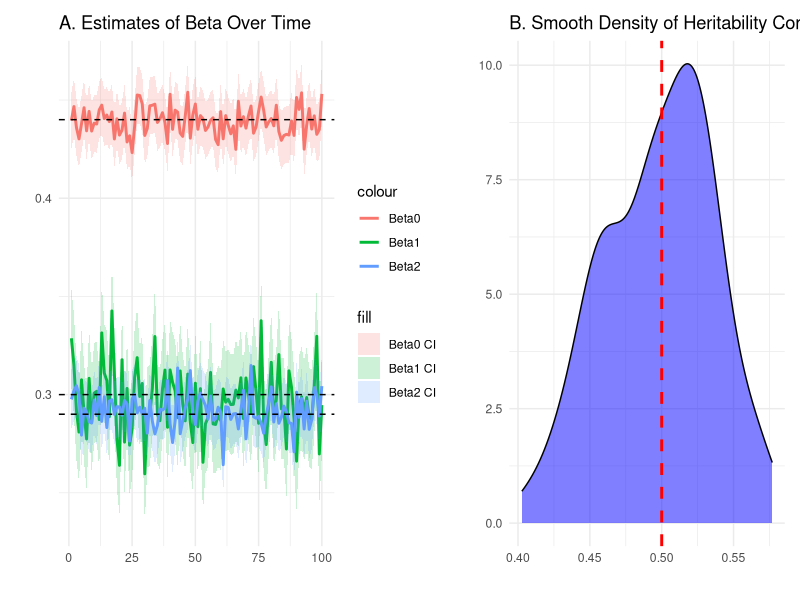

Here is the R script that generated this plot:
# Set parameters
set.seed(1)  # For reproducibility
n_families <- 10000  # Number of families
n_parents <- 2       # twin parents
beta <- 0.3          # Coefficient for education transmission
alpha <- 0.2         # Coefficient for social factors
phi3_sq <- 0.3          # Contribution of Unique experiences
phi2_sq <- 0.2          # Contribution of Common family influence
phi1_sq <- 1-phi3_sq-phi2_sq # Contribution of Heritability

ntime <- 100 # time of reproducibility

# Store results for 100 runs
results <- data.frame(beta0 = numeric(ntime), beta0_lower = numeric(ntime), beta0_upper = numeric(ntime),
                      beta1 = numeric(ntime), beta1_lower = numeric(ntime), beta1_upper = numeric(ntime),
                      beta2 = numeric(ntime), beta2_lower = numeric(ntime), beta2_upper = numeric(ntime))
                      

# Run the simulation
for (i in 1:ntime) {
  
  # Simulate data
  n <- n_families * n_parents
  family_ids <- rep(1:n_families, each = n_parents)
  Z1 <- rnorm(n)  # Social factors
  Z2 <- rnorm(n)  # Social factors
  H1 <- rnorm(n_families)  # Heritability
  H2 <- rnorm(n)          # Heritability
  C <- rnorm(n_families)  # Common family influence
  E <- rnorm(n)           # Unique experiences
  e1 <- rnorm(n)                 # Individual-level noise
  e2 <- rnorm(n)                 # Individual-level noise
  
  X <- sqrt(phi1_sq)*H1[family_ids] + sqrt(phi2_sq)*C[family_ids] + sqrt(phi3_sq)*E  # Parent education outcome
  
  Y1 <- beta * (sqrt(phi1_sq)*H1[family_ids] +  sqrt(phi3_sq)*E) +
                alpha * Z1 + sqrt(phi2_sq)*C[family_ids] + e1  # Biological child outcome
  Y2 <- beta * (sqrt(phi1_sq)*H2 + sqrt(phi3_sq)*E) +
                alpha * Z2 + sqrt(phi2_sq)*C[family_ids] + e2 # Adopted child outcome
  
  # OLS model
  biog <- lm(Y1 ~ X + Z1)
  beta0 <- coef(biog)["X"]
  se0 <- summary(biog)$coefficients["X", "Std. Error"]  # Standard error for beta2
  ci0_lower <- beta0 - 1.96 * se0  # Lower bound of CI
  ci0_upper <- beta0 + 1.96 * se0  # Upper bound of CI
 
  # Twin-parent model
  X_centered <- X - ave(X, family_ids)
  Z1_centered <- Z1 - ave(Z1, family_ids)
  Y1_centered <- Y1 - ave(Y1, family_ids)
  
  twin <- lm(Y1_centered ~ X_centered + Z1_centered)
  beta1 <- coef(twin)["X_centered"]
  se1 <- summary(twin)$coefficients["X_centered", "Std. Error"]  # Standard error for beta1
  ci1_lower <- beta1 - 1.96 * se1  # Lower bound of CI
  ci1_upper <- beta1 + 1.96 * se1  # Upper bound of CI
  
  # Adoption model
  adopt <- lm(Y2 ~ X + Z2)
  beta2 <- coef(adopt)["X"]
  se2 <- summary(adopt)$coefficients["X", "Std. Error"]  # Standard error for beta2
  ci2_lower <- beta2 - 1.96 * se2  # Lower bound of CI
  ci2_upper <- beta2 + 1.96 * se2  # Upper bound of CI
  
  # Store results

  results$beta0[i] <- beta0
  results$beta0_lower[i] <- ci0_lower
  results$beta0_upper[i] <- ci0_upper
  
  results$beta1[i] <- beta1
  results$beta1_lower[i] <- ci1_lower
  results$beta1_upper[i] <- ci1_upper
  
  results$beta2[i] <- beta2
  results$beta2_lower[i] <- ci2_lower
  results$beta2_upper[i] <- ci2_upper
}

# Load required libraries
library(ggplot2)
library(patchwork)

# Beta estimates plot
beta_plot <- ggplot(results, aes(x = 1:nrow(results))) +
  geom_line(aes(y = beta0, color = "Beta0"), linewidth = 1) + 
  geom_ribbon(aes(ymin = beta0_lower, ymax = beta0_upper, fill = "Beta0 CI"), alpha = 0.2) +
  geom_line(aes(y = beta1, color = "Beta1"), linewidth = 1) + 
  geom_ribbon(aes(ymin = beta1_lower, ymax = beta1_upper, fill = "Beta1 CI"), alpha = 0.2) +
  geom_line(aes(y = beta2, color = "Beta2"), linewidth = 1) + 
  geom_ribbon(aes(ymin = beta2_lower, ymax = beta2_upper, fill = "Beta2 CI"), alpha = 0.2) +
  labs(title = "A. Estimates of Beta Over Time", x = "", y = "") + 
  geom_hline(yintercept = beta, color = "black", linetype = "dashed") + 
  geom_hline(yintercept = beta*phi3_sq + phi2_sq, color = "black", linetype = "dashed") +
  geom_hline(yintercept = beta*(phi1_sq + phi3_sq) + phi2_sq, color = "black", linetype = "dashed") +
  theme_minimal()

# Calculate phi1_sq_hat
results$phi1_sq_hat <- (results$beta0 - results$beta2) / results$beta1

# Density plot for phi1_sq_hat
density_plot <- ggplot(results, aes(x = phi1_sq_hat)) +
  geom_density(fill = "blue", alpha = 0.5) +
  geom_vline(xintercept = phi1_sq, color = "red", linetype = "dashed", linewidth = 1) +
  labs(title = "B. Smooth Density of Heritability Contribution", x = "", y = "") +
  theme_minimal()

# Combine the plots
beta_plot + density_plot
